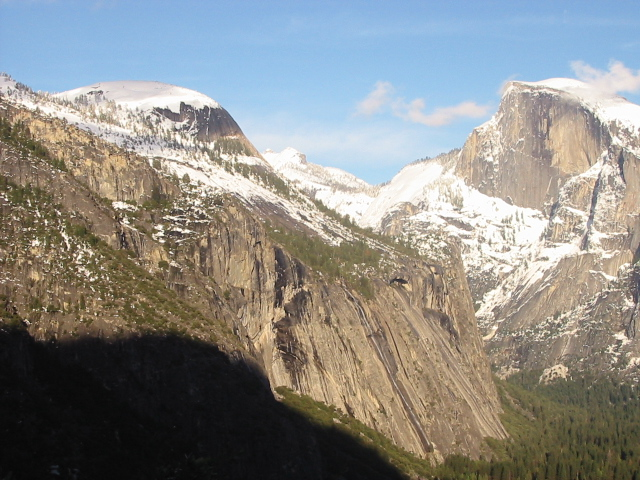
#> input picture yosemite1.jpg, 640 x 480 px
$ jupyter execute --allow-errors CIS581_Proj4.ipynb   (shell and % lines are left out)
#> lines starting #> are read from the running program, lines starting #| are printed output that depends on the picture
[cell 1]
from google.colab import drive
drive.mount('/content/drive', force_remount=True)

[cell 2]
cd /content/drive/My Drive/CIS581

[cell 3]
'''
import library
'''
import numpy as np
from scipy.spatial.distance import cdist
import matplotlib.pyplot as plt

from helpers import interp2

[cell 4]
import cv2

[cell 5]
'''
Function (modify)
'''
def compute_homography(p1, p2):
  """
  compute the homography transform
  p1, p2: 4 x 2, 4 groups of corresponding points
  """
  # construct the A matrix in the same way in the slides
  A = np.zeros((8,9))

  for i in range(8):
      j = i//2
      if i % 2 == 0:
          A[i][0] = p2[j][0]
          A[i][1] = p2[j][1]
          A[i][2] = 1
          A[i][6] = -1 * p2[j][0] * p1[j][0]
          A[i][7] = -1 * p2[j][1] * p1[j][0]
          A[i][8] = -1 * p1[j][0]
      else:
          A[i][3] = p2[j][0]
          A[i][4] = p2[j][1]
          A[i][5] = 1
          A[i][6] = -1 * p2[j][0] * p1[j][1]
          A[i][7] = -1 * p2[j][1] * p1[j][1]
          A[i][8] = -1 * p1[j][1]

  # use SVD to find the solution to Ax = 0
  (_, _, V) = np.linalg.svd(A)

  H = V[8] / V[8][8]

  # reorgnize the solution vector and normalize it to get homography matrix
  H = H.reshape((3, 3))
  return H

[cell 6]
## Test ##
p1 = np.array([[366.6972,  106.9789],
  [439.9366,   84.4437],
  [374.5845,  331.2042],
  [428.6690,  326.6972]])

p2 = np.array([ [115.0000,  120.0000],
  [194.0000,  107.0000],
  [109.0000,  351.0000],
  [169.0000,  346.0000] ])
H = compute_homography(p1, p2)

assert np.allclose(H, np.array([[ 6.76097539e-01,  9.12020085e-02,  2.61445474e+02],
       [-1.57581282e-01,  9.59039559e-01,  5.18593524e+00],
       [-4.93549913e-04,  9.67378471e-05,  1.00000000e+00]]))

[cell 7]
def plot_corr(I1, I2, p1, p2):
  """
  utility function to plot correspondence between p1 in I1 and p2 in I2

  I1, I2: H * W, two input images of the same size
  p1, p2: N * 2, points on two images
  """
  I = np.hstack((I1, I2))
  sy,sx = I1.shape[0:2]

  plt.figure()
  plt.imshow(I)
  plt.plot(p1[:, 0], p1[:, 1],'bo')
  plt.plot(sx + p2[:, 0], p2[:, 1],'rx')
  plt.plot(np.c_[p1[:, 0], sx + p2[:, 0]].T, np.c_[p1[:, 1],p2[:, 1]].T, 'g-')
  plt.show()

[cell 8]
'''
Function (modify)
'''
def match_features(f1,f2):
  """
  f1, f2: N * feature_size, two features to be matched
  """

  # IMPLEMENT HERE
  # hint: you may find cdist from scipy.spatial.distance, numpy.argsort useful

  # compute pairwise distance between f1 and f2
  d = cdist(f1, f2)
  n, m = d.shape

  # forward matching, find closet two matches in f2 to f1 and do a ratio test
  idx = np.argsort(d, axis=1)
  sorted_d_i = np.take_along_axis(d, idx, axis=1)

  fwd_match_res = []
  for i in range(n):
    f_distances = sorted_d_i[i]
    if f_distances[1] == 0:
      fwd_match_res.append([i, idx[i][0]])
    elif f_distances[0] / f_distances[1] < 0.7:
      fwd_match_res.append([i, idx[i][0]])

  # backward matching, find closet two matches in f1 to f2 and do a ratio test
  d_transposed = d.T
  jdx = np.argsort(d_transposed, axis=1)
  sorted_d_j = np.take_along_axis(d_transposed, jdx, axis=1)

  bkwd_match_res = []
  for j in range(m):
    f_distances = sorted_d_j[j]
    if f_distances[1] == 0:
      bkwd_match_res.append([jdx[j][0], j])
    elif f_distances[0] / f_distances[1] < 0.7:
      bkwd_match_res.append([jdx[j][0], j])

  # get the intersect of two matching as the final result, python set
  intersect = set(map(tuple, fwd_match_res)) & set(map(tuple, bkwd_match_res))
  res = np.array(list(intersect))

  # return match, match_fwd, match_bkwd
  return res, fwd_match_res, bkwd_match_res

[cell 9]
## Test ##
a = np.array([[2, 3],[5, 8],[4, 10]])
b = np.array([[10, 2],[2, 3],[5, 7],[1, -10]])
match, match_fwd, match_bkwd = match_features(a, b)
assert np.allclose(match, np.array([[0, 1],[1, 2]]))
assert np.allclose(match_fwd, np.array([[0, 1],[1, 2],[2, 2]]))
assert np.allclose(match_bkwd, np.array([[0, 1],[1, 2]]))

[cell 10]
"""
Script (do not modify)
"""

# load images in OpenCV BGR format
I1 = cv2.imread('yosemite1.jpg')
#> I1 is the input picture: shape (480, 640, 3); mean B, G, R 135.4, 139.3, 139.5
I2 = cv2.imread('yosemite2.jpg')
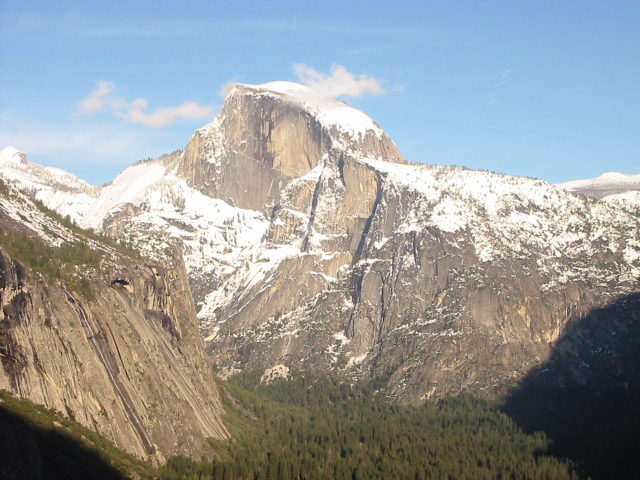
#> input picture yosemite2.jpg, 640 x 480 px
#> I2 is the input picture: shape (480, 640, 3); mean B, G, R 155.6, 155.5, 151.7

# create grayscale images
I1_gray = cv2.cvtColor(I1, cv2.COLOR_BGR2GRAY)
I2_gray = cv2.cvtColor(I2, cv2.COLOR_BGR2GRAY)
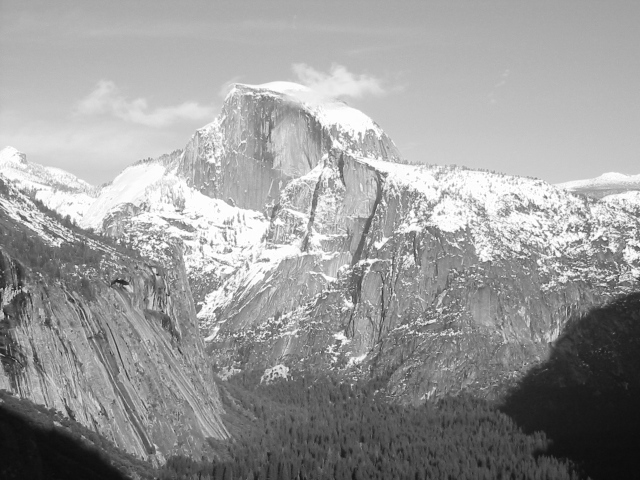
#> I2_gray: shape (480, 640); min 11, max 255, mean 154.4

# convert images to RGB format for display
I1 = cv2.cvtColor(I1, cv2.COLOR_BGR2RGB)
I2 = cv2.cvtColor(I2, cv2.COLOR_BGR2RGB)

# compute SIFT features
sift = cv2.xfeatures2d.SIFT_create()
kp1, des1 = sift.detectAndCompute(I1_gray, None)
#> kp1 = 2504 keypoints; strongest (x, y, size): (6, 199, 1.9), (78, 246, 2.1), (74, 255, 1.9), (46, 222, 2.2)
kp2, des2 = sift.detectAndCompute(I2_gray, None)
#> kp2 = 2343 keypoints; strongest (x, y, size): (604, 239, 2.2), (545, 197, 2.2), (573, 230, 1.9), (118, 241, 2.2)

# match features
match, match_fwd, match_bkwd = match_features(des1, des2)
#> in match_features (call 2), `d = cdist(f1, f2)`:
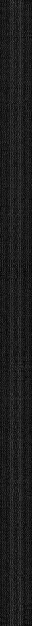
#> f1: shape (2504, 128) float32 (shown at 1/4 size); min 0, max 221, mean 28.7
#> in match_features (call 2), `idx = np.argsort(d, axis=1)`:
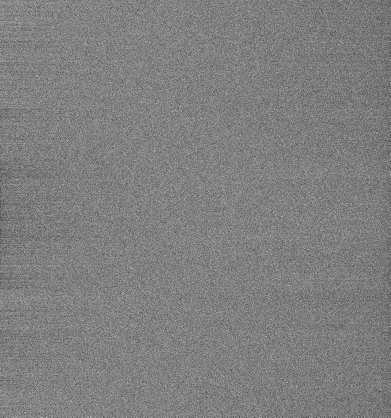
#> idx: shape (2504, 2343) int64 (shown at 1/6 size); min 0, max 2342, mean 1171; drawn with min black and max white
#> in match_features (call 2), `sorted_d_i = np.take_along_axis(d, idx, axis=1)`:
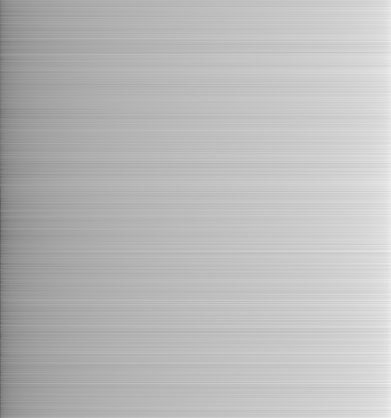
#> sorted_d_i: shape (2504, 2343) float64 (shown at 1/6 size); min 14.59, max 697.2, mean 514.3; drawn with min black and max white
#> after the loop in match_features (call 2), `for i in range(n):`: fwd_match_res = 915 pairs, first value 350 to 2503, second value 10 to 2159
#> in match_features (call 2), `jdx = np.argsort(d_transposed, axis=1)`:
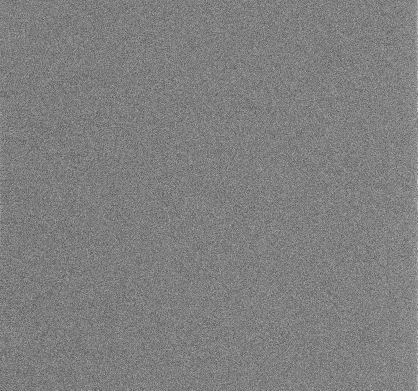
#> jdx: shape (2343, 2504) int64 (shown at 1/6 size); min 0, max 2503, mean 1251.5; drawn with min black and max white
#> in match_features (call 2), `sorted_d_j = np.take_along_axis(d_transposed, jdx, axis=1)`:
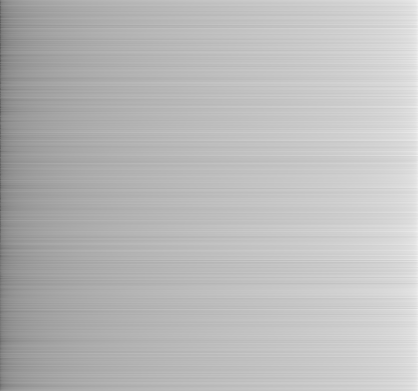
#> sorted_d_j: shape (2343, 2504) float64 (shown at 1/6 size); min 14.59, max 697.2, mean 514.3; drawn with min black and max white
#> after the loop in match_features (call 2), `for j in range(m):`: bkwd_match_res = 914 pairs, first value 608 to 2496, second value 2 to 2056
#> in match_features (call 2), `intersect = set(map(tuple, fwd_match_res)) & set(map(tuple, bkwd_match..`: intersect = 904 items
#> in match_features (call 2), `res = np.array(list(intersect))`: res = 904 pairs, first value 1122 to 2493, second value 10 to 1453
#> match has the same summary as res in match_features; match_fwd has the same summary as fwd_match_res in match_features; match_bkwd has the same summary as bkwd_match_res in match_features

# get corresponding points p1, p2
p1 = np.array([kp.pt for kp in kp1])[match[:, 0]]
#> p1 = 904 pairs, first value 288.9 to 633.5, second value 82.73 to 475.7
p2 = np.array([kp.pt for kp in kp2])[match[:, 1]]
#> p2 = 904 pairs, first value 8.17 to 353.3, second value 85.41 to 476.1

# plot first 20 matching points
plot_corr(I1, I2, p1[:20], p2[:20])
#> in plot_corr, `I = np.hstack((I1, I2))`:
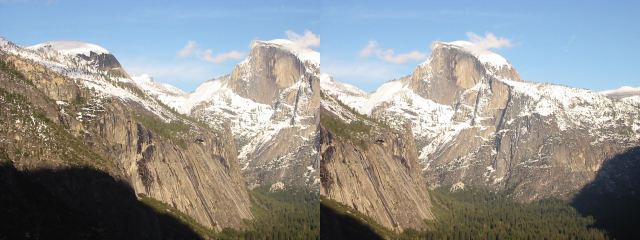
#> I: shape (480, 1280, 3) (shown at 1/2 size); mean R, G, B 145.6, 147.4, 145.5

[cell 11]
'''
Function (modify)
'''
def ransac_homography(p1, p2):
  """
  p1, p2: N * 2, correponding point coordinates
  """
  n = p1.shape[0]

  # decide how many loops to run and what the threshold is
  w = 0.5
  p = 1 - 0.0001
  k = int(np.ceil(np.log1p(1-p) / np.log1p(1-(w ** n))))

  threshold = 1

  n_best = -1
  best_H = np.zeros((8,9))

  indices = [i for i in range(n)]

  # RANSAC loop, inside in the loop
  for i in range(k):
    # 1. randomly pick n samples from p1 and p2 that is enough to fit a model(n=4 here)
    random_indices = np.random.choice(indices, size=4, replace=False)

    p1_subset = [p1[index] for index in random_indices]
    p2_subset = [p2[index] for index in random_indices]

    # 2. fit the model and get a estimation
    H = compute_homography(p1_subset, p2_subset)

    # 3. count consensus(# of inliners that is close to the estimation within the threshold)
    p2_normalized = np.hstack((p2, np.ones((n, 1))))
    p1_res = np.dot(p2_normalized, H.T)
    p1_res = p1_res[:,:2] / p1_res[:,2,None]

    p1_distances = [np.sqrt((p1_res[i][0] - p1[i][0])**2 + (p1_res[i][1] - p1[i][1])**2) for i in range(n)]

    n_inliers = 0
    for i in range(n):
      if p1_distances[i] < threshold:
        n_inliers += 1

    # 4. update the best estimation if the current one is better
    if n_inliers > n_best:
      best_H = H
      n_best = n_inliers
  return best_H

[cell 12]
## Test ##
p2 = np.random.randint(20, 200, size=(10, 2))
p2_ = np.hstack((p2, np.ones((10, 1)))).T
H = np.array([[ 6.76097539e-01,  9.12020085e-02,  2.61445474e+02],
       [-1.57581282e-01,  9.59039559e-01,  5.18593524e+00],
       [-4.93549913e-04,  9.67378471e-05,  1.00000000e+00]])
p1_ = H @ p2_
p1 = p1_ / p1_[-1, :]
p1 = p1[:2]
p1[:, -1] += 50
p1 = p1.T
#> (the rest of this cell did not finish here and is left out)


[cell 13]
p2= np.array([[20, 20],
              [20, 30],
              [20, 40],
              [40, 20],
              [40, 30],
              [40, 40],
              [30, 20],
              [30, 40]])

p2_ = np.hstack((p2, np.ones((p2.shape[0], 1)))).T

H = np.array([[2,  0,  2],
              [0,  2,  3],
              [0,  0,  1]])
p1_ = H @ p2_
p1 = p1_ / p1_[-1, :]
p1 = p1[:2]
p1[:, -1] += 12 # add noise
p1 = p1.T

p2[1, :] -=5 # add noise
plt.plot(p2[:, 0], p2[:, 1], 'ro')
plt.plot(p1[:, 0], p1[:, 1], 'bo')

H_hat = ransac_homography(p1, p2)
print(H_hat)
p2_ = np.hstack((p2, np.ones((p2.shape[0], 1)))).T
p1_hat_ = H_hat @ p2_
p1_hat = p1_hat_ / p1_hat_[-1, :]
p1_hat = p1_hat[:2]
p1_hat = p1_hat.T
plt.plot(p1_hat[:, 0], p1_hat[:, 1], 'rx')
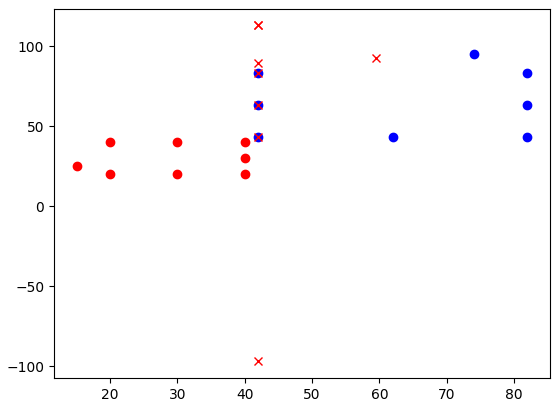
#> figure drawn by matplotlib, 1 panel

[cell 14]
"""
Function (do not modify)
"""
def stitch(I1, I2, H):
    """
    utility function to stitch two images

    Input:

    I1: H1 x W1 x 3, target image
    I2: H2 x W2 x 3, source image
    H: homography matrix such that I1 = H @ I2

    Output:
    I_: stitching result
    """
    (H2, W2, _) = I2.shape

    I2_x = np.arange(W2)
    I2_y = np.arange(H2)

    # Use meshgrid to get all xs and ys
    I2_xx, I2_yy = np.meshgrid(I2_x, I2_y)
    I2_coords = np.array([I2_xx.flatten(), I2_yy.flatten(), np.ones((W2 * H2))])

    # Transform coordinates and normalize
    I2_coords_transformed = np.dot(H, I2_coords)
    I2_coords_transformed = I2_coords_transformed[:2,:] / I2_coords_transformed[2,:]

    # Determine dimensions of final image
    (H1, W1, _) = I1.shape
    I2_x_transformed = I2_coords_transformed[0]
    I2_y_transformed = I2_coords_transformed[1]

    # min_x is the int ceil least x value in the new image
    min_x = min(int(np.ceil(np.min(I2_x_transformed))), 0)

    # max_x is the int ceil largest x value in the new image
    max_x = max(int(np.ceil(np.max(I2_x_transformed))), W1-1)

    # final_width is max_x - min_x + 1
    final_width = max_x - min_x + 1

    # min_y is the int ceil least y value in the new image
    min_y = min(int(np.ceil(np.min(I2_y_transformed))), 0)

    # max_y is the int ceil largest y value in the new image
    max_y = max(int(np.ceil(np.max(I2_y_transformed))), H1-1)

    # final_height is max_y - min_y + 1
    final_height = max_y - min_y + 1

    # offset_x is abs(min_x) if min_x < 0
    offset_x = 0
    if min_x < 0:
      offset_x = abs(min_x)

    # offset_y is abs(min_y) if min_y < 0
    offset_y = 0
    if min_y < 0:
      offset_y = abs(min_y)

    # Initialize new images
    # Make sure to account for negative offsets
    I1_large = np.zeros((final_height, final_width, 3), dtype=I1.dtype)
    for j in range(offset_y, offset_y + H1):
      for i in range(offset_x, offset_x + W1):
        for z in range(3):
          I1_large[j][i][z] = I1[j-offset_y][i-offset_x][z]

    # Have to interpolate values for this one
    I2_large = np.zeros((final_height, final_width, 3), dtype=I1.dtype)

    upper_height = H2
    lower_height = 0
    if offset_y == 0:
      upper_height = final_height
      lower_height = final_height - H2

    upper_width = W2
    lower_width = 0
    if offset_x == 0:
      upper_width = final_width
      lower_width = final_width - W2

    # inverse warp / interpolate here
    final_I2_x = np.arange(min_x, max_x + 1) # arange is not inclusive at the end
    final_I2_y = np.arange(min_y, max_y + 1)

    # Use meshgrid to apply inverse transform
    final_I2_xx, final_I2_yy = np.meshgrid(final_I2_x, final_I2_y)
    final_I2_coords = np.array([final_I2_xx.flatten(), final_I2_yy.flatten(),
                                np.ones((final_width * final_height))])

    # Get H^-1
    H_inv = np.linalg.inv(H)

    warped_coords = np.dot(H_inv, final_I2_coords)

    # Normalize values
    warped_coords = warped_coords[:2,:] / warped_coords[2,:]

    # Interpolate values
    for z in range(3):
      warped_I2_vals = interp2(I2[:,:,z], warped_coords[0,:], warped_coords[1,:])
      warped_I2_vals_2d = warped_I2_vals.reshape((final_height, final_width))

      # Iterate through pixels in warped_I2_vals and place in I2_large
      for j in range(lower_height, upper_height):
        for i in range(lower_width, upper_width):
          if (warped_coords[0][i] > W2 or warped_coords[1][j] > H2):
            I2_large[j][i][z] = 0
          else:
            I2_large[j][i][z] = int(np.floor(warped_I2_vals_2d[j][i]))

    # Take average to get final image
    I_ = np.zeros((final_height, final_width, 3), dtype=I1.dtype)

    overlap_arr = np.logical_and(I1_large > 0, I2_large > 0)
    for j in range(final_height):
      for i in range(final_width):
        for z in range(3):
          if overlap_arr[j][i][z]:
            I_[j][i][z] = int(np.floor((I1_large[j][i][z] / 2 + I2_large[j][i][z] / 2)))
          else:
            I_[j][i][z] = I1_large[j][i][z] + I2_large[j][i][z]

    # [10 lines of commented-out code are left out]

    return I_

[cell 15]
"""
Script (do not modify)
"""

# load images in OpenCV BGR format
I1 = cv2.imread('yosemite1.jpg')
I2 = cv2.imread('yosemite2.jpg')

# create grayscale images
I1_gray = cv2.cvtColor(I1, cv2.COLOR_BGR2GRAY)
I2_gray = cv2.cvtColor(I2, cv2.COLOR_BGR2GRAY)

# convert images to RGB format for display
I1 = cv2.cvtColor(I1, cv2.COLOR_BGR2RGB)
I2 = cv2.cvtColor(I2, cv2.COLOR_BGR2RGB)

# compute SIFT features
sift = cv2.xfeatures2d.SIFT_create()
kp1, des1 = sift.detectAndCompute(I1_gray, None)
kp2, des2 = sift.detectAndCompute(I2_gray, None)

# match features
match, match_fwd, match_bkwd = match_features(des1, des2)

# get corresponding points p1, p2
p1 = np.array([kp.pt for kp in kp1])[match[:, 0]]
p2 = np.array([kp.pt for kp in kp2])[match[:, 1]]

# plot first 20 matching points
plot_corr(I1, I2, p1[:20], p2[:20])

# estimate homography transform with RANSAC
H = ransac_homography(p1, p2)
#> H = [[0.923, -0.00127, 282.7], [-0.032, 0.982, 3.71], [-0.000117, 1.82e-06, 1]]

# stitch two images together and show the results
#> (the rest of this cell did not finish here and is left out)

#> in stitch, `min_x = min(int(np.ceil(np.min(I2_x_transformed))), 0)`: min_x = 0
#> in stitch, `max_x = max(int(np.ceil(np.max(I2_x_transformed))), W1-1)`: max_x = 944
#> in stitch, `final_width = max_x - min_x + 1`: final_width = 945
#> in stitch, `min_y = min(int(np.ceil(np.min(I2_y_transformed))), 0)`: min_y = -18
#> in stitch, `max_y = max(int(np.ceil(np.max(I2_y_transformed))), H1-1)`: max_y = 491
#> in stitch, `final_height = max_y - min_y + 1`: final_height = 510
#> in stitch, `offset_y = abs(min_y)`: offset_y = 18
#> after the loop in stitch, `for j in range(offset_y, offset_y + H1):`:
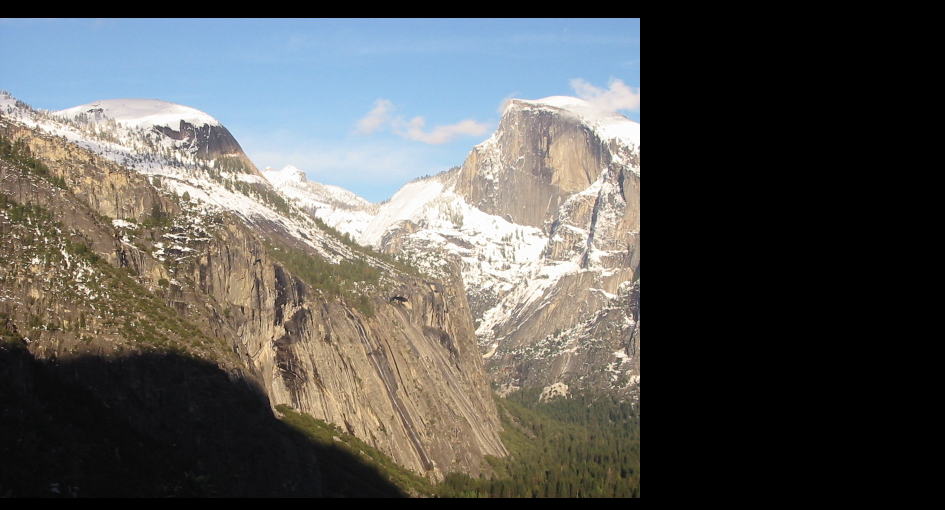
#> I1_large: shape (510, 945, 3); mean R, G, B 88.9, 88.8, 86.3
#> in stitch, `upper_width = final_width`: upper_width = 945
#> in stitch, `lower_width = final_width - W2`: lower_width = 305
#> in stitch, `H_inv = np.linalg.inv(H)`: H_inv = [[1.05, 0.0019, -295.7], [0.0336, 1.02, -13.27], [0.000123, -1.63e-06, 0.965]]

plt.figure()
plt.imshow(I)
plt.show()
